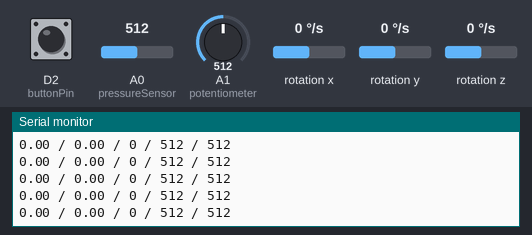
The sketch below on a simulated Arduino Nano 33 BLE. Shown: the last lines printed to the serial monitor. The inputs (shaded band) are chosen by the test bench; at power-on: rotation x 0 °/s, A0 (pressureSensor) = 512, D2 (buttonPin) LOW, A1 (potentiometer) = 512, rotation y 0 °/s, rotation z 0 °/s.

Above: at 1.2 s.
1.3 s: rotation x set to -192 °/s
At 1.9 s:
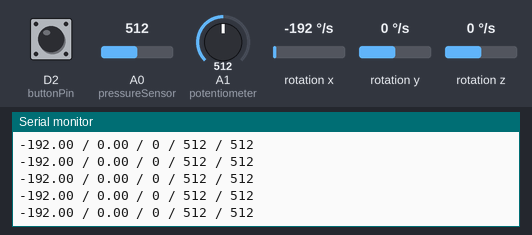
2.8 s: A0 (pressureSensor) set to 716
At 3.5 s:
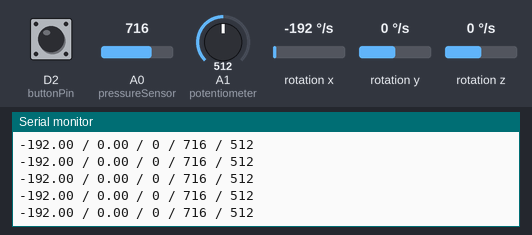

The sketch:

post-modern-mandala-v3-gyroscope.ino
```cpp
/*
  Arduino LSM9DS1 - Simple Gyroscope

  This example reads the gyroscope values from the LSM9DS1
  sensor and continuously prints them to the Serial Monitor
  or Serial Plotter.

  The circuit:
  - Arduino Nano 33 BLE Sense

  created 10 Jul 2019
  by Riccardo Rizzo

  edited by Marina and cat (^._.^)ﾉ
*/

#include <Arduino_LSM9DS1.h>

const int buttonPin = 2;
const int pressureSensor = A0;
const int potentiometer = A1;

int buttonState = 0;
int pressureValue = 0;
int potentiometerValue = 0;

void setup() {
  pinMode(buttonPin, INPUT);

  Serial.begin(9600);
  while (!Serial);
  Serial.println("Started");

  if (!IMU.begin()) {
    Serial.println("Failed to initialize IMU!");
    while (1);
  }
  Serial.print("Gyroscope sample rate = ");
  Serial.print(IMU.gyroscopeSampleRate());
  Serial.println(" Hz");
  Serial.println();
  Serial.println("Gyroscope in degrees/second");
  Serial.println("X\tY\tZ");
}

void loop() {
  buttonState = digitalRead(buttonPin);
  pressureValue = analogRead(pressureSensor);
  potentiometerValue = analogRead(potentiometer);

  float x, y, z;

  if (IMU.gyroscopeAvailable()) {
    IMU.readGyroscope(x, y, z);

    Serial.print(x);
    Serial.print(" / ");
    Serial.print(y);
    Serial.print(" / ");
    Serial.print(buttonState);
    Serial.print(" / ");
    Serial.print(pressureValue);
    Serial.print(" / ");
    Serial.println(potentiometerValue);

  }
}
```

Measured:
- after the input at 1.3 s, the serial monitor: prints a new line at once (image 1)
- after the input at 2.8 s, the serial monitor: prints a new line at once (image 2)
